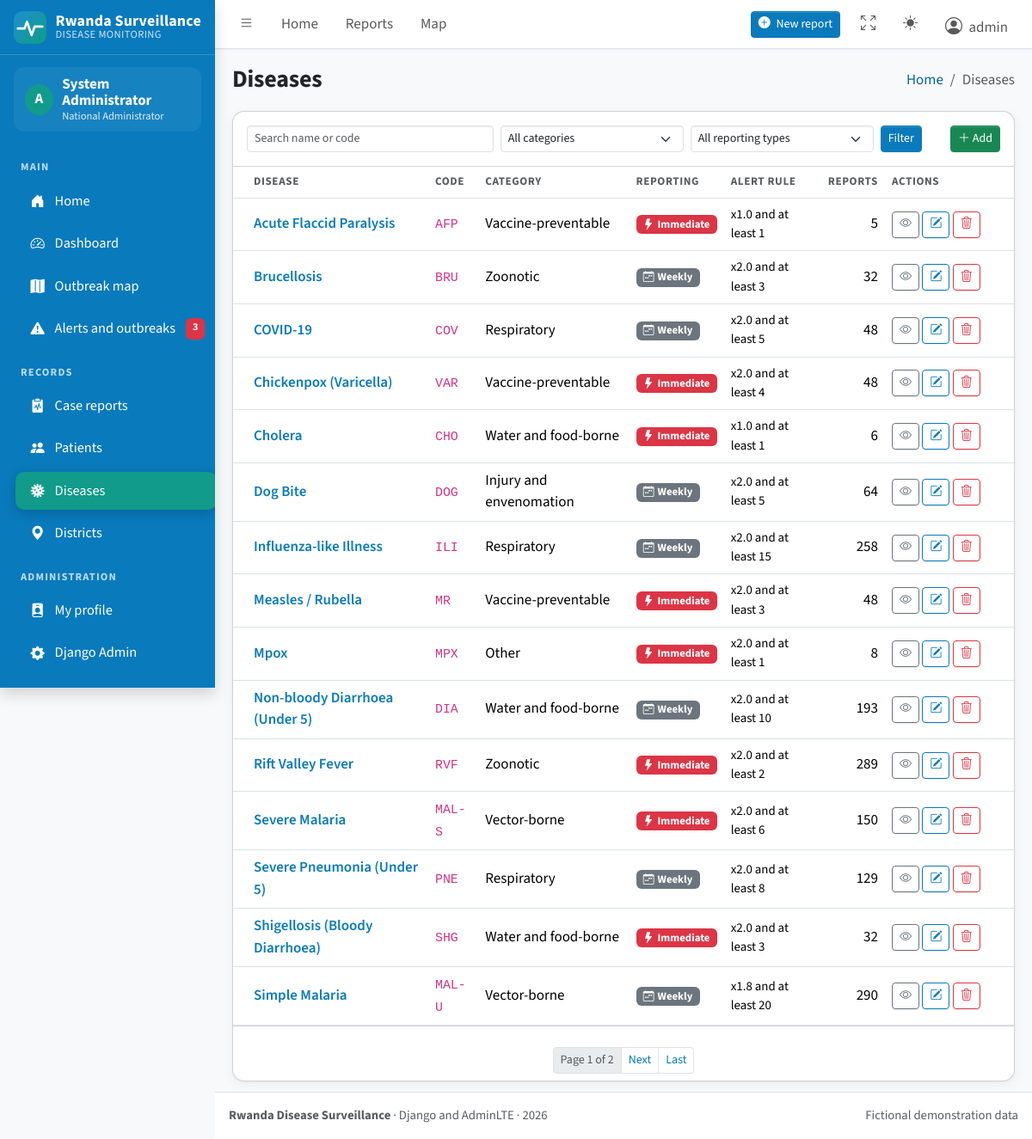
Screenshot of /diseases/ (signed in) with the database file from the repository.
### surveillance/models.py (models this page shows, shortened)
class Disease(models.Model):
    class Category(models.TextChoices):
        VECTOR = "vector", "Vector-borne"
        ZOONOTIC = "zoonotic", "Zoonotic"
        RESPIRATORY = "respiratory", "Respiratory"
        WATER_FOOD = "water_food", "Water and food-borne"
        VACCINE = "vaccine", "Vaccine-preventable"
        HAEMORRHAGIC = "haemorrhagic", "Viral haemorrhagic"
        INJURY = "injury", "Injury and envenomation"
        OTHER = "other", "Other"
    class Reporting(models.TextChoices):
        IMMEDIATE = "immediate", "Immediate (within 24 hours)"
        WEEKLY = "weekly", "Weekly"
    name = models.CharField(max_length=100, unique=True)
    code = models.CharField(max_length=10, unique=True)
    category = models.CharField(max_length=20, choices=Category.choices, default=Category.OTHER)
    reporting = models.CharField(max_length=10, choices=Reporting.choices, default=Reporting.WEEKLY)
    description = models.TextField(blank=True)
    alert_multiplier = models.DecimalField(
        max_digits=4, decimal_places=1, default=2.0,
        help_text="An alert is raised when this week's cases reach this many times the usual weekly level.",
    )
    min_cases_for_alert = models.PositiveSmallIntegerField(
        default=5, help_text="Never raise an alert for fewer cases than this in one week."
    )
    is_active = models.BooleanField(default=True)
    class Meta:
        ordering = ["name"]

### surveillance/views.py (the view)
# urls.py: path("diseases/", views.DiseaseListView.as_view(), name="disease_list"),
class DiseaseListView(RoleRequiredMixin, ListView):
    model = Disease
    template_name = "surveillance/disease_list.html"
    context_object_name = "diseases"
    paginate_by = 15
    def get_queryset(self):
        qs = Disease.objects.annotate(report_total=Count("cases")).order_by("name")
        q = self.request.GET.get("q", "").strip()
        if q:
            qs = qs.filter(Q(name__icontains=q) | Q(code__icontains=q))
        for key in ("category", "reporting"):
            value = self.request.GET.get(key, "")
            if value:
                qs = qs.filter(**{key: value})
        return qs
    def get_context_data(self, **kwargs):
        ctx = super().get_context_data(**kwargs)
        ctx.update(categories=Disease.Category.choices, reportings=Disease.Reporting.choices, q=self.request.GET.get("q", ""))
        return ctx

### templates/surveillance/disease_list.html (shortened to what this page needs)
{% extends "base.html" %}
{% load ui_tags %}
{% block page_title %}Diseases{% endblock %}
{% block breadcrumb %}<li class="breadcrumb-item active" aria-current="page">Diseases</li>{% endblock %}
{% block content %}
<div class="card">
  <div class="card-header">
    <form method="get" class="row g-2 align-items-center">
      <div class="col-md-4"><input type="search" name="q" value="{{ q }}" class="form-control form-control-sm" placeholder="Search name or code"></div>
      <div class="col-md-3">
        <select name="category" class="form-select form-select-sm"><option value="">All categories</option>
          {% for value, label in categories %}<option value="{{ value }}" {% if request.GET.category == value %}selected{% endif %}>{{ label }}</option>{% endfor %}</select>
      </div>
      <div class="col-md-3">
        <select name="reporting" class="form-select form-select-sm"><option value="">All reporting types</option>
          {% for value, label in reportings %}<option value="{{ value }}" {% if request.GET.reporting == value %}selected{% endif %}>{{ label }}</option>{% endfor %}</select>
      </div>
      <div class="col-md-2 d-flex gap-2">
        <button class="btn btn-sm btn-primary" type="submit">Filter</button>
        {% if is_admin_role %}<a href="{% url 'disease_add' %}" class="btn btn-sm btn-success ms-auto"><i class="bi bi-plus-lg"></i> Add</a>{% endif %}
      </div>
    </form>
  </div>
  <div class="card-body p-0 table-responsive">
    <table class="table table-hover mb-0">
      <thead><tr><th>Disease</th><th>Code</th><th>Category</th><th>Reporting</th><th>Alert rule</th><th class="text-end">Reports</th><th style="width:150px">Actions</th></tr></thead>
      <tbody>
      {% for d in diseases %}
        <tr>
          <td><a class="fw-semibold text-decoration-none" href="{% url 'disease_detail' d.pk %}">{{ d.name }}</a>{% if not d.is_active %} <span class="badge text-bg-secondary">inactive</span>{% endif %}</td>
          <td><code>{{ d.code }}</code></td>
          <td>{{ d.get_category_display }}</td>
          <td>{% if d.reporting == 'immediate' %}<span class="badge text-bg-danger"><i class="bi bi-lightning-fill me-1"></i>Immediate</span>{% else %}<span class="badge text-bg-secondary"><i class="bi bi-calendar-week me-1"></i>Weekly</span>{% endif %}</td>
          <td class="small">x{{ d.alert_multiplier }} and at least {{ d.min_cases_for_alert }}</td>
          <td class="text-end">{{ d.report_total }}</td>
          <td>
            <a href="{% url 'disease_detail' d.pk %}" class="btn btn-sm btn-outline-secondary" title="View"><i class="bi bi-eye"></i></a>
            {% if is_admin_role %}
            <a href="{% url 'disease_edit' d.pk %}" class="btn btn-sm btn-outline-primary" title="Edit"><i class="bi bi-pencil-square"></i></a>
            <a href="{% url 'disease_delete' d.pk %}" class="btn btn-sm btn-outline-danger" title="Delete"><i class="bi bi-trash3"></i></a>
            {% endif %}
          </td>
        </tr>
      {% empty %}
        <tr><td colspan="7" class="text-center text-secondary py-4">No diseases match.</td></tr>
      {% endfor %}
      </tbody>
    </table>
  </div>
  <div class="card-footer">{% include "partials/pagination.html" %}</div>
</div>
{% endblock %}

### templates/base.html (shortened to what this page needs)
{% load static ui_tags %}<!doctype html>
<html lang="en">
<head>
  <link rel="stylesheet" href="{% static 'vendor/fonts/fonts.css' %}">
  <link rel="stylesheet" href="{% static 'vendor/bootstrap-icons/bootstrap-icons.min.css' %}">
  <link rel="stylesheet" href="{% static 'vendor/adminlte/css/adminlte.min.css' %}">
  <link rel="stylesheet" href="{% static 'css/app.css' %}">
</head>
<body class="layout-fixed sidebar-expand-lg bg-body-tertiary">
<div class="app-wrapper">
  <nav class="app-header navbar navbar-expand bg-body">
    <div class="container-fluid">
      <ul class="navbar-nav">
        <li class="nav-item">
          <a class="nav-link" data-lte-toggle="sidebar" href="#" role="button" aria-label="Toggle sidebar"><i class="bi bi-list"></i></a>
        </li>
        <li class="nav-item d-none d-md-block"><a href="{% url 'home' %}" class="nav-link">Home</a></li>
        {% if role %}
        <li class="nav-item d-none d-md-block"><a href="{% url 'report_list' %}" class="nav-link">Reports</a></li>
        <li class="nav-item d-none d-md-block"><a href="{% url 'outbreak_map' %}" class="nav-link">Map</a></li>
        {% endif %}
      </ul>
      <ul class="navbar-nav ms-auto align-items-center">
        {% if can_add_data %}
        <li class="nav-item">
          <a class="btn btn-sm btn-primary me-2" href="{% url 'report_add' %}"><i class="bi bi-plus-circle-fill me-1"></i> New report</a>
        </li>
        {% endif %}
        <li class="nav-item">
          <a class="nav-link" href="#" data-lte-toggle="fullscreen" aria-label="Toggle fullscreen">
            <i data-lte-icon="maximize" class="bi bi-arrows-fullscreen"></i>
          </a>
        </li>
        <li class="nav-item dropdown">
          <a class="nav-link" href="#" id="bd-theme" aria-label="Toggle colour theme" data-bs-toggle="dropdown" aria-expanded="false">
            <i class="bi bi-sun-fill" data-lte-theme-icon="light"></i>
          </a>
        </li>
        {% if user.is_authenticated %}
        <li class="nav-item dropdown user-menu">
          <a href="#" class="nav-link dropdown-toggle" data-bs-toggle="dropdown">
            <i class="bi bi-person-circle fs-5 me-1"></i>
            <span class="d-none d-md-inline">{{ user.username }}</span>
          </a>
        </li>
        {% else %}
        <li class="nav-item"><a class="btn btn-sm btn-outline-primary" href="{% url 'login' %}">Sign in</a></li>
        {% endif %}
      </ul>
    </div>
  </nav>
  <aside class="app-sidebar shadow" data-bs-theme="dark">
    <div class="sidebar-brand">
      <a href="{% url 'home' %}" class="brand-link">
        <img src="{% static 'img/logo.svg' %}" alt="">
        <span class="brand-title">Rwanda Surveillance<span class="brand-sub">DISEASE MONITORING</span></span>
      </a>
    </div>
    {% if user.is_authenticated %}
    <div class="sidebar-user">
      <div class="avatar">{{ user.username|slice:":1"|upper }}</div>
      <div class="who"><strong>{{ user.get_full_name|default:user.username }}</strong><small>{{ role_label }}</small></div>
    </div>
    {% endif %}
    <div class="sidebar-wrapper">
      <nav class="mt-2" aria-label="Main navigation">
        <ul class="nav sidebar-menu flex-column" role="menu" id="navigation">
          <li class="nav-header">Main</li>
          <li class="nav-item"><a href="{% url 'home' %}" class="nav-link {% nav_active 'home' %}"><i class="nav-icon bi bi-house-door-fill"></i><p>Home</p></a></li>
          {% if role %}
          <li class="nav-item"><a href="{% url 'dashboard' %}" class="nav-link {% nav_active 'dashboard' %}"><i class="nav-icon bi bi-speedometer2"></i><p>Dashboard</p></a></li>
          <li class="nav-item"><a href="{% url 'outbreak_map' %}" class="nav-link {% nav_active 'outbreak_map' %}"><i class="nav-icon bi bi-map-fill"></i><p>Outbreak map</p></a></li>
          <li class="nav-item">
            <a href="{% url 'outbreak_list' %}" class="nav-link {% nav_active 'outbreak_list' 'outbreak_detail' 'outbreak_declare' %}">
              <i class="nav-icon bi bi-exclamation-triangle-fill"></i><p>Alerts and outbreaks</p>
              {% if alert_count %}<span class="badge text-bg-danger">{{ alert_count }}</span>{% endif %}
            </a>
          </li>
          <li class="nav-header">Records</li>
          <li class="nav-item"><a href="{% url 'report_list' %}" class="nav-link {% nav_active 'report_' %}"><i class="nav-icon bi bi-clipboard2-pulse-fill"></i><p>Case reports</p></a></li>
          <li class="nav-item"><a href="{% url 'patient_list' %}" class="nav-link {% nav_active 'patient_' %}"><i class="nav-icon bi bi-people-fill"></i><p>Patients</p></a></li>
          <li class="nav-item"><a href="{% url 'disease_list' %}" class="nav-link {% nav_active 'disease_' %}"><i class="nav-icon bi bi-virus"></i><p>Diseases</p></a></li>
          <li class="nav-item"><a href="{% url 'district_list' %}" class="nav-link {% nav_active 'district_' %}"><i class="nav-icon bi bi-geo-alt-fill"></i><p>Districts</p></a></li>
          <li class="nav-header">Administration</li>
          <li class="nav-item"><a href="{% url 'profile' %}" class="nav-link {% nav_active 'profile' %}"><i class="nav-icon bi bi-person-badge-fill"></i><p>My profile</p></a></li>
          {% if user.is_staff %}
          <li class="nav-item"><a href="{% url 'admin:index' %}" class="nav-link"><i class="nav-icon bi bi-gear-fill"></i><p>Django Admin</p></a></li>
          {% endif %}
          {% elif user.is_authenticated %}
          <li class="nav-header">Account</li>
          <li class="nav-item"><a href="{% url 'profile' %}" class="nav-link"><i class="nav-icon bi bi-person-badge-fill"></i><p>My profile</p></a></li>
          {% else %}
          <li class="nav-header">Account</li>
          <li class="nav-item"><a href="{% url 'login' %}" class="nav-link"><i class="nav-icon bi bi-box-arrow-in-right"></i><p>Sign in</p></a></li>
          {% endif %}
        </ul>
      </nav>
    </div>
  </aside>
  <main class="app-main">
    <div class="app-content-header">
      <div class="container-fluid">
        <div class="row align-items-center">
          <div class="col-md-7"><h1 class="mb-0 fs-3">{% block page_title %}Dashboard{% endblock %}</h1></div>
          <div class="col-md-5">
            <nav aria-label="breadcrumb">
              <ol class="breadcrumb float-md-end mb-0">
                <li class="breadcrumb-item"><a href="{% url 'home' %}">Home</a></li>
                {% block breadcrumb %}<li class="breadcrumb-item active" aria-current="page">Dashboard</li>{% endblock %}
              </ol>
            </nav>
          </div>
        </div>
      </div>
    </div>
    <div class="app-content">
      <div class="container-fluid">
        {% block content %}{% endblock %}
      </div>
    </div>
  </main>
  <footer class="app-footer">
    <div class="float-end d-none d-sm-inline">Fictional demonstration data</div>
    <strong>Rwanda Disease Surveillance</strong> &middot; Django and AdminLTE &middot; {% now "Y" %}
  </footer>
</div>
</body>
</html>

### rows the page displays
Disease: name "Acute Flaccid Paralysis", code "AFP", category "Vaccine-preventable", reporting "immediate" (drawn), alert_multiplier "1.0", min_cases_for_alert "1", report_total "5"
Disease: name "Brucellosis", code "BRU", category "Zoonotic", reporting "weekly" (drawn), alert_multiplier "2.0", min_cases_for_alert "3", report_total "32"
Disease: name "COVID-19", code "COV", category "Respiratory", reporting "weekly" (drawn), alert_multiplier "2.0", min_cases_for_alert "5", report_total "48"
Disease: name "Chickenpox (Varicella)", code "VAR", category "Vaccine-preventable", reporting "immediate" (drawn), alert_multiplier "2.0", min_cases_for_alert "4", report_total "48"
Disease: name "Cholera", code "CHO", category "Water and food-borne", reporting "immediate" (drawn), alert_multiplier "1.0", min_cases_for_alert "1", report_total "6"
Disease: name "Dog Bite", code "DOG", category "Injury and envenomation", reporting "weekly" (drawn), alert_multiplier "2.0", min_cases_for_alert "5", report_total "64"
Disease: name "Influenza-like Illness", code "ILI", category "Respiratory", reporting "weekly" (drawn), alert_multiplier "2.0", min_cases_for_alert "15", report_total "258"
Disease: name "Measles / Rubella", code "MR", category "Vaccine-preventable", reporting "immediate" (drawn), alert_multiplier "2.0", min_cases_for_alert "3", report_total "48"
Disease: name "Mpox", code "MPX", category "Other", reporting "immediate" (drawn), alert_multiplier "2.0", min_cases_for_alert "1", report_total "8"
Disease: name "Non-bloody Diarrhoea (Under 5)", code "DIA", category "Water and food-borne", reporting "weekly" (drawn), alert_multiplier "2.0", min_cases_for_alert "10", report_total "193"
Disease: name "Rift Valley Fever", code "RVF", category "Zoonotic", reporting "immediate" (drawn), alert_multiplier "2.0", min_cases_for_alert "2", report_total "289"
Disease: name "Severe Malaria", code "MAL-S", category "Vector-borne", reporting "immediate" (drawn), alert_multiplier "2.0", min_cases_for_alert "6", report_total "150"
Disease: name "Severe Pneumonia (Under 5)", code "PNE", category "Respiratory", reporting "weekly" (drawn), alert_multiplier "2.0", min_cases_for_alert "8", report_total "129"
Disease: name "Shigellosis (Bloody Diarrhoea)", code "SHG", category "Water and food-borne", reporting "immediate" (drawn), alert_multiplier "2.0", min_cases_for_alert "3", report_total "32"
Disease: name "Simple Malaria", code "MAL-U", category "Vector-borne", reporting "weekly" (drawn), alert_multiplier "1.8", min_cases_for_alert "20", report_total "290"

### other values shown
{{ user.username }} "admin"
{{ user.username|slice:":1"|upper }} "A"
{{ user.get_full_name|default:user.username }} "System Administrator"
{{ role_label }} "National Administrator"
{{ alert_count }} "3"
{{ page_obj.number }} "1"
{{ page_obj.paginator.num_pages }} "2"
